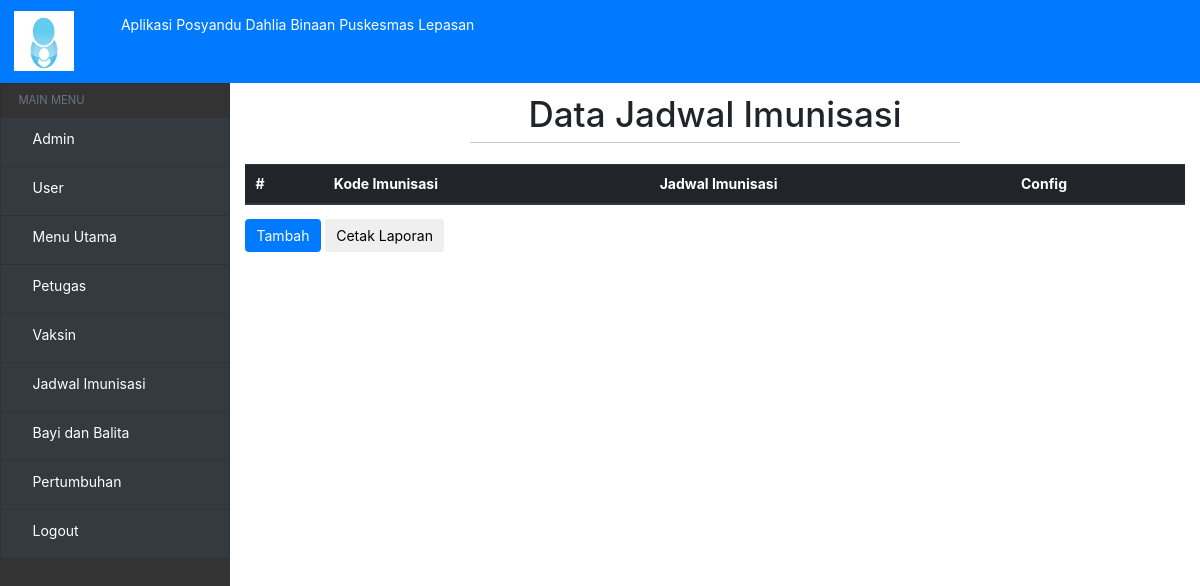
/?view=jadwal-imunisasi, run on an earlier commit of the app's database.
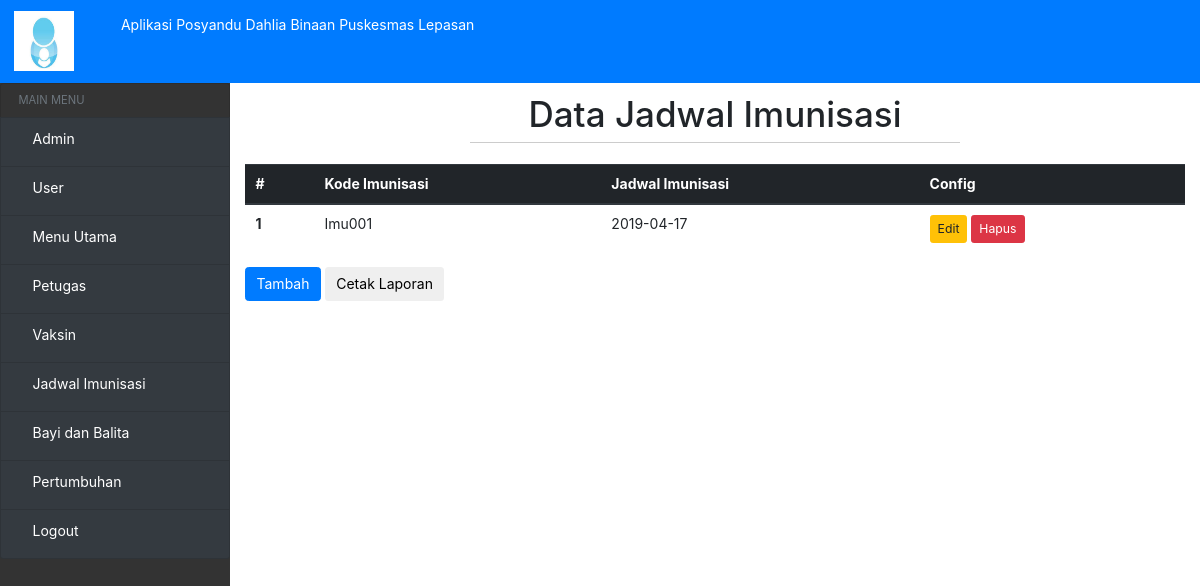
And on a later commit of the database.
### tables this page shows
CREATE TABLE `Jadwal_imunisasi` (
  `Kode_imunisasi` varchar(10) NOT NULL,
  `Jadwal_imunisasi` date NOT NULL
);

### models/admin.php (called while the page is built, shortened)
<?php
class Admin
{
  private $mysqli;
  function __construct($mysqli)
  {
    $this->mysqli = $mysqli;
  }
public function showImunisasi(){
  $db = $this->mysqli->conn;
  $sql = "SELECT * FROM Jadwal_imunisasi";
  $query = $db->query($sql);
  return $query;
}
}
?>

### view/jadwal-imunisasi/jadwal-imunisasi.php (the view, shortened to what this page needs)
<div class="header-hal">
    <h1>Data Jadwal Imunisasi</h1>
    <hr>
</div>
<div class="table-responsive">
<table class="table" id="table">
  <thead class="thead-dark">
    <tr>
      <th scope="col">#</th>
      <th scope="col">Kode Imunisasi</th>
      <th scope="col">Jadwal Imunisasi</th>
      <th scope="col">Config</th>
    </tr>
  </thead>
  <tbody>
      <?php
     $data = $objAdmin->showImunisasi();
     $no = 1;
     while ($a = $data->fetch_object()) {
         ?>
    <tr>
      <th scope="row"><?= $no ?></th>
      <td><?= $a->Kode_imunisasi; ?></td>
      <td><?= $a->Jadwal_imunisasi; ?></td>
      <td>
          <a href="?view=rubah-imunisasi&kode=<?=$a->Kode_imunisasi; ?>" class="btn btn-sm btn-warning">Edit</a>
          <a href="?view=hapus-imunisasi&kode=<?=$a->Kode_imunisasi; ?>" class="btn btn-sm btn-danger">Hapus</a>
      </td>
    </tr>
    <?php
     $no++;
     }
     ?>
  </tbody>
</table>
</div>
<a href="?view=tambah-imunisasi">
    <button type="button" class="btn btn-primary">Tambah</button>
</a>
<a href="#">
    <button type="button" class="btn btn-default">Cetak Laporan</button>
</a>

What changed in the data, as far as the page shows it:
added jadwal_imunisasi: Kode_imunisasi "Imu001", Jadwal_imunisasi "2019-04-17"
